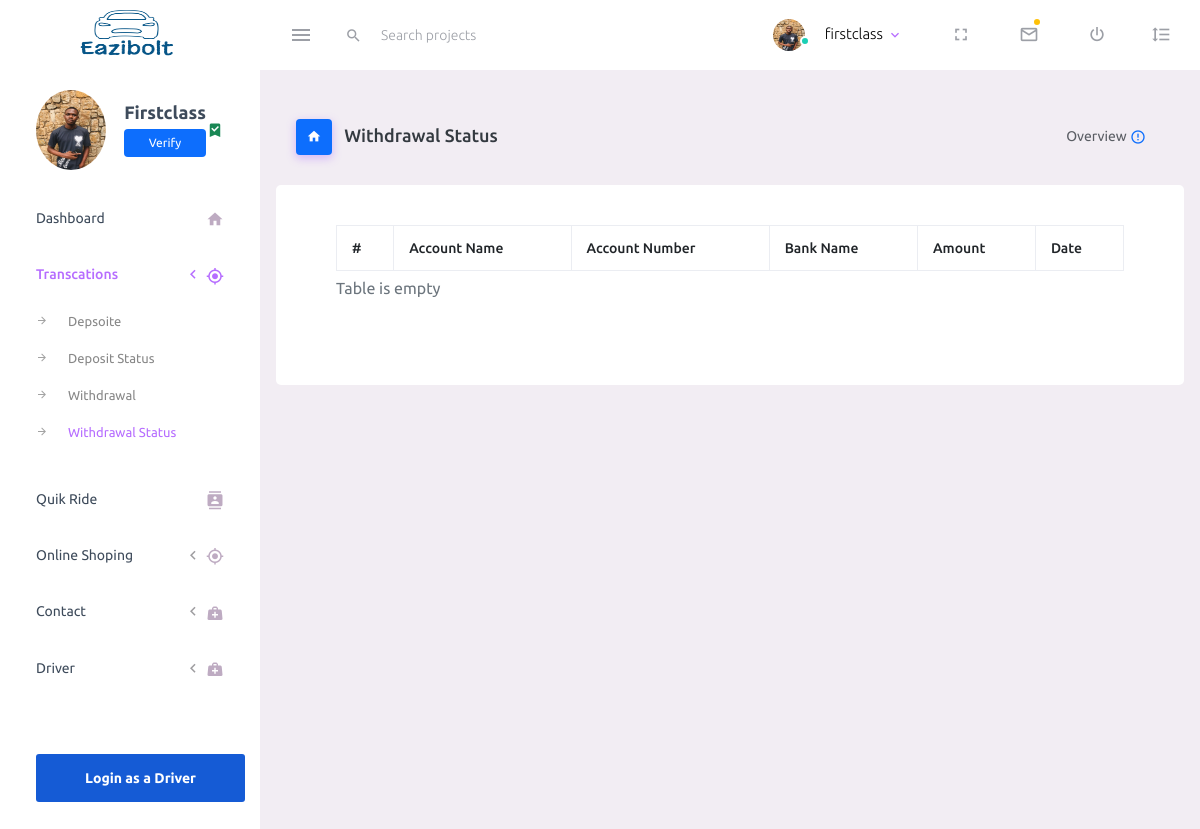
The app's page /views/users/withdrawalStatus.php (signed in), older data.
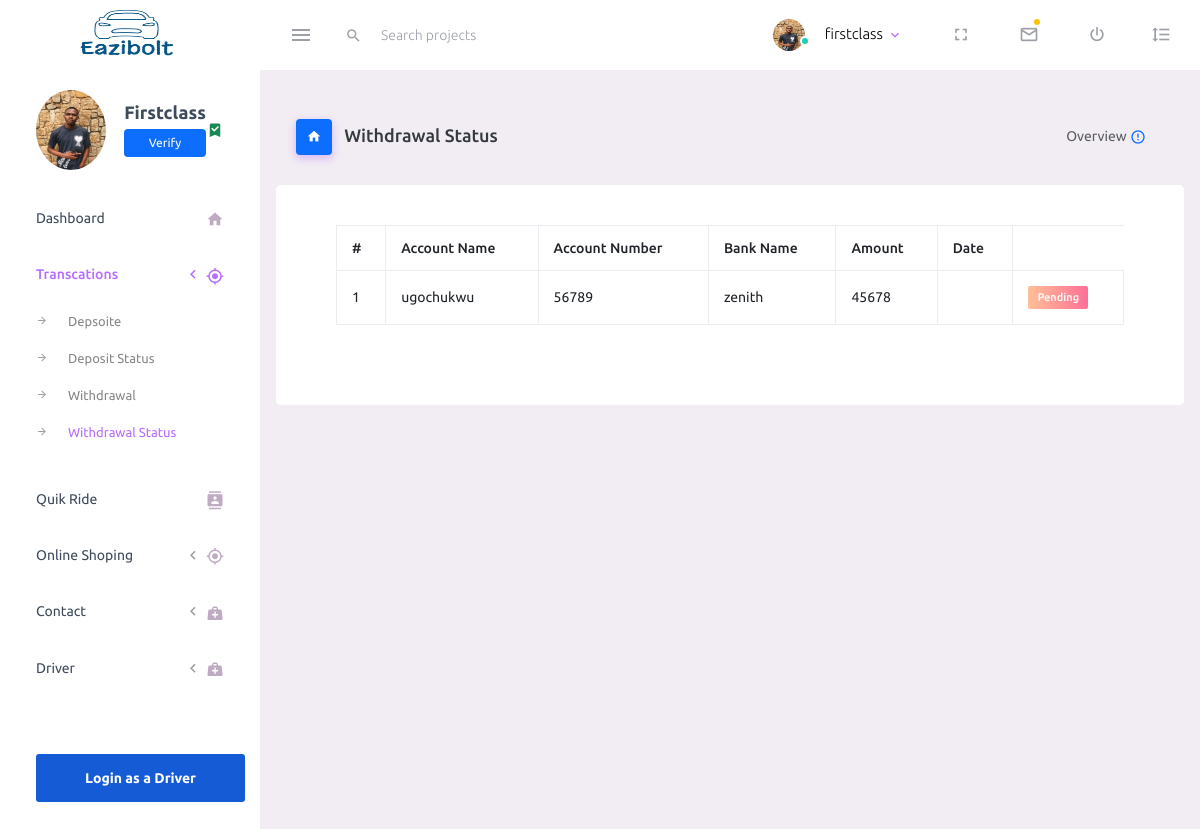
The same page, newer data.
### tables this page shows
CREATE TABLE `withdrawal` (
  `id` int(11) NOT NULL,
  `user_id` int(11) NOT NULL,
  `bankname` varchar(400) NOT NULL,
  `accountNumber` int(11) NOT NULL,
  `accountName` varchar(400) NOT NULL,
  `amount` int(11) NOT NULL,
  `date` varchar(255) NOT NULL,
  `status` int(11) NOT NULL
);

### backend/config/users/session.php (called while the page is built, shortened)
<?php
$login_id = $_SESSION['login_id'];
?>

### views/users/withdrawalStatus.php (the view, shortened to what the changed rows need)
<?php
require('../../backend/config/connection.php');
require('../../backend/config/users/session.php');
?>
<!DOCTYPE html>
<html lang="en">
<head>
         <link rel="stylesheet" href="../../assets/css/main.css">
         <link rel="stylesheet" href="../../assets/vendors/mdi/css/materialdesignicons.min.css">
</head>
<body>
         <div class="container-scroller">
                  <div class="container-fluid page-body-wrapper">
                           <div class="main-panel">
                                    <div class="content-wrapper">
                                             <div class="row">
                                                      <div class="card">
                                                               <div class="col-lg-12 grid-margin stretch-card">
                                                                        <div class="card">
                                                                                 <div class="card-body">
                                                                                          <table class="table table-bordered">
                                                                                                   <thead>
                                                                                                            <tr>
                                                                                                                     <th> # </th>
                                                                                                                     <th> Account Name </th>
                                                                                                                     <th> Account Number </th>
                                                                                                                     <th> Bank Name </th>
                                                                                                                     <th> Amount </th>
                                                                                                                     <th> Date </th>
                                                                                                            </tr>
                                                                                                   </thead>
                                                                                                   <tbody>
                                                                                                            <?php
                                                                                                            $select = mysqli_query($conection, "SELECT * FROM `withdrawal` WHERE `user_id`='$login_id' AND `status`=0");
                                                                                                            if (mysqli_num_rows($select)) {
                                                                                                                     $count = 0;
                                                                                                                     while ($fetch = mysqli_fetch_assoc($select)) {
                                                                                                                              $count++;
                                                                                                                              if ($fetch['status'] == 0) {
                                                                                                                                       $text = 'Pending';
                                                                                                                              }
                                                                                                            ?>
                                                                                                                              <tr>
                                                                                                                                       <td> <?php echo $count++  ?> </td>
                                                                                                                                       <td><?php echo $fetch['accountName']  ?> </td>
                                                                                                                                       <td><?php echo $fetch['accountNumber']  ?> </td>
                                                                                                                                       <td><?php echo $fetch['bankname']  ?> </td>
                                                                                                                                       <td><?php echo $fetch['amount']  ?> </td>
                                                                                                                                       <td><time class="timeago" datetime="<?php echo $fetch['date'] ?>"></time> </td>
                                                                                                                                       <td><label class="badge badge-gradient-danger"><?php echo $text ?></label></td>
                                                                                                                              </tr>
                                                                                                                     <?php }
                                                                                                            } else { ?>
                                                                                                                     <caption>Table is empty</caption>
                                                                                                            <?php }
                                                                                                            ?>
                                                                                                   </tbody>
                                                                                          </table>
                                                                                 </div>
                                                                        </div>
                                                               </div>
                                                      </div>
                                             </div>
                                    </div>
                           </div>
                  </div>
         </div>
</body>
</html>

Row changes from the older to the newer data that the page shows:
added withdrawal: accountName "ugochukwu", accountNumber "56789", bankname "zenith", amount "45678", status "Pending"
Text that changed along with them:
text no longer shown: "Table is empty"
